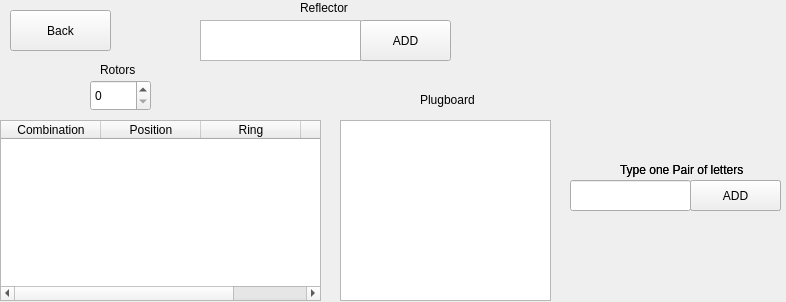
<?xml version="1.0" encoding="UTF-8"?>
<ui version="4.0">
 <class>setup_custom</class>
 <widget class="QWidget" name="setup_custom">
  <property name="geometry">
   <rect>
    <x>0</x>
    <y>0</y>
    <width>786</width>
    <height>302</height>
   </rect>
  </property>
  <property name="windowTitle">
   <string>Form</string>
  </property>
  <widget class="QLabel" name="label_2">
   <property name="geometry">
    <rect>
     <x>300</x>
     <y>0</y>
     <width>49</width>
     <height>16</height>
    </rect>
   </property>
   <property name="text">
    <string>Reflector</string>
   </property>
  </widget>
  <widget class="QLabel" name="label_4">
   <property name="geometry">
    <rect>
     <x>620</x>
     <y>160</y>
     <width>131</width>
     <height>20</height>
    </rect>
   </property>
   <property name="text">
    <string>Type one Pair of letters</string>
   </property>
  </widget>
  <widget class="QPushButton" name="pushButton">
   <property name="geometry">
    <rect>
     <x>690</x>
     <y>180</y>
     <width>91</width>
     <height>31</height>
    </rect>
   </property>
   <property name="text">
    <string>ADD</string>
   </property>
  </widget>
  <widget class="QListWidget" name="plugboard_combination">
   <property name="geometry">
    <rect>
     <x>340</x>
     <y>120</y>
     <width>211</width>
     <height>181</height>
    </rect>
   </property>
  </widget>
  <widget class="QLabel" name="label_3">
   <property name="geometry">
    <rect>
     <x>420</x>
     <y>90</y>
     <width>71</width>
     <height>20</height>
    </rect>
   </property>
   <property name="text">
    <string>Plugboard</string>
   </property>
  </widget>
  <widget class="QLabel" name="label_5">
   <property name="geometry">
    <rect>
     <x>100</x>
     <y>60</y>
     <width>71</width>
     <height>20</height>
    </rect>
   </property>
   <property name="text">
    <string>Rotors</string>
   </property>
  </widget>
  <widget class="QTableWidget" name="Rotors_List">
   <property name="geometry">
    <rect>
     <x>0</x>
     <y>120</y>
     <width>321</width>
     <height>181</height>
    </rect>
   </property>
   <column>
    <property name="text">
     <string>Combination</string>
    </property>
   </column>
   <column>
    <property name="text">
     <string>Position</string>
    </property>
   </column>
   <column>
    <property name="text">
     <string>Ring</string>
    </property>
   </column>
   <column>
    <property name="text">
     <string>Notch</string>
    </property>
   </column>
  </widget>
  <widget class="QLineEdit" name="plugboard">
   <property name="geometry">
    <rect>
     <x>570</x>
     <y>180</y>
     <width>121</width>
     <height>31</height>
    </rect>
   </property>
  </widget>
  <widget class="QLabel" name="label_6">
   <property name="geometry">
    <rect>
     <x>620</x>
     <y>160</y>
     <width>131</width>
     <height>20</height>
    </rect>
   </property>
   <property name="text">
    <string>Type one Pair of letters</string>
   </property>
  </widget>
  <widget class="QPushButton" name="add_plugboard">
   <property name="geometry">
    <rect>
     <x>690</x>
     <y>180</y>
     <width>91</width>
     <height>31</height>
    </rect>
   </property>
   <property name="text">
    <string>ADD</string>
   </property>
  </widget>
  <widget class="QPlainTextEdit" name="reflector">
   <property name="geometry">
    <rect>
     <x>200</x>
     <y>20</y>
     <width>161</width>
     <height>41</height>
    </rect>
   </property>
  </widget>
  <widget class="QSpinBox" name="Rotor_Co">
   <property name="geometry">
    <rect>
     <x>90</x>
     <y>80</y>
     <width>61</width>
     <height>31</height>
    </rect>
   </property>
  </widget>
  <widget class="QPushButton" name="ReturnCustom">
   <property name="geometry">
    <rect>
     <x>10</x>
     <y>10</y>
     <width>101</width>
     <height>41</height>
    </rect>
   </property>
   <property name="text">
    <string>Back</string>
   </property>
  </widget>
  <widget class="QPushButton" name="add_reflector">
   <property name="geometry">
    <rect>
     <x>360</x>
     <y>20</y>
     <width>91</width>
     <height>41</height>
    </rect>
   </property>
   <property name="text">
    <string>ADD</string>
   </property>
  </widget>
 </widget>
 <resources/>
 <connections/>
</ui>
